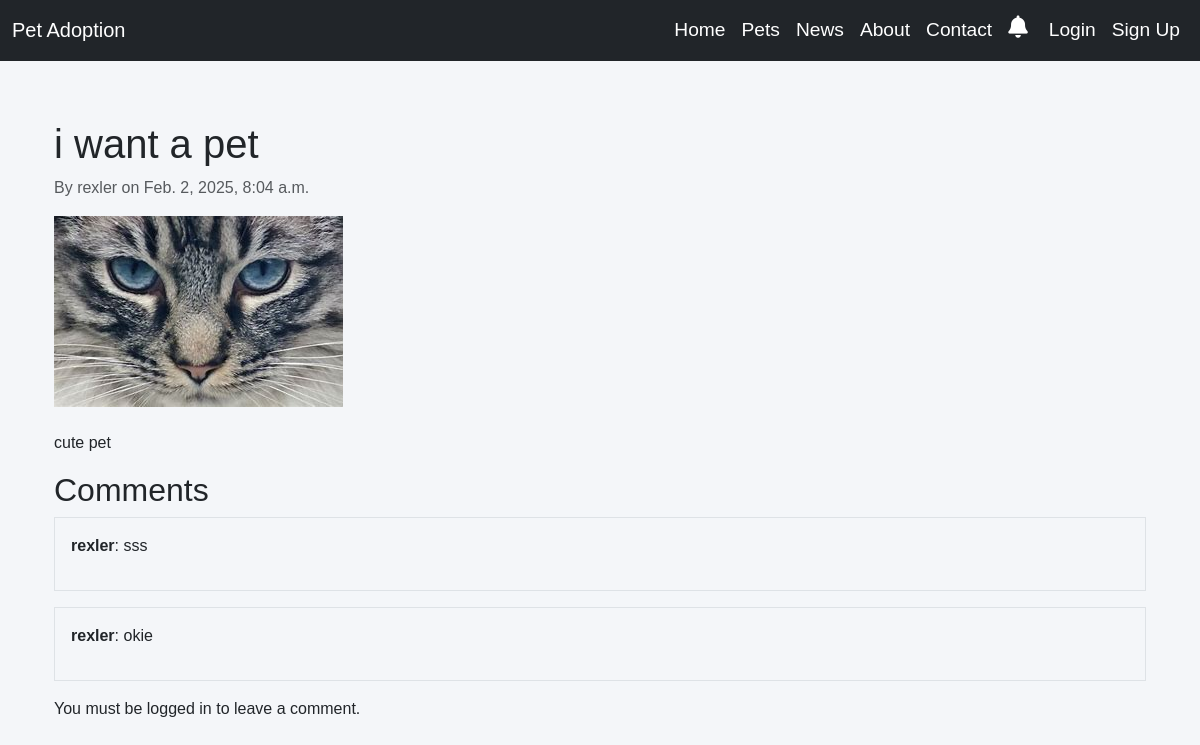
The app's page /posts/1/ with its own data.
### app/models.py (models this page shows, shortened)
class Post(models.Model):
    title = models.CharField(max_length=100)
    author = models.ForeignKey(settings.AUTH_USER_MODEL, on_delete=models.CASCADE)
    body = models.TextField()
    post_image = models.ImageField(upload_to='media/', null=True, blank=True)
    post_categories = models.CharField(max_length=100)
    date_posted = models.DateTimeField(auto_now_add=True)

class Comment(models.Model):
    post = models.ForeignKey(Post, on_delete=models.CASCADE)
    author = models.ForeignKey(settings.AUTH_USER_MODEL, on_delete=models.CASCADE)
    body = models.TextField()
    date_created = models.DateTimeField(auto_now_add=True)

### accounts/models.py (models this page shows, shortened)
class CustomUser(AbstractUser):
    age = models.IntegerField(null=True, blank=True)
    gender = models.CharField(max_length=10,  choices=[
            ('Male', 'Male'),
            ('Female', 'Female'),
            ('Other', 'Other'),
        ],)
    phone_number = models.CharField(max_length=15)
    image = models.ImageField(upload_to='profile_images/', blank=True, null=True, default='profile_images/default_profile.jpg')
    def __str__(self):
        return self.username

### app/views.py (the view)
# urls.py: path('posts/<int:pk>/', PostDetailView.as_view(), name='post_detail'),
class PostDetailView(DetailView):
    model = Post
    template_name = 'news/post_detail.html'
    context_object_name = 'post'
    def get_context_data(self, **kwargs):
        context = super().get_context_data(**kwargs)
        post = self.object  # The post instance
        if self.request.user.is_authenticated:
            context['comment_form'] = CommentCreateForm(initial={'post': post})
        context['comments'] = post.comment_set.all()  # This directly fetches comments related to the post
        return context
    def post(self, request, *args, **kwargs):
        post = self.get_object()  # Get the post based on the URL
        comment_form = CommentCreateForm(request.POST)
        if comment_form.is_valid():
            comment = comment_form.save(commit=False)
            comment.author = request.user
            comment.post = post
            comment.save()
            return redirect('post_detail', pk=post.pk)  # Redirect back to the post detail page
        return self.render_to_response(self.get_context_data(comment_form=comment_form))

### app/context_processors.py (called while the page is built)
def notification_count(request):
    if request.user.is_authenticated:
        unread_count = Notification.objects.filter(
            Q(sender=request.user) | Q(recipient=request.user),
            is_read=False
        ).count()
    else:
        unread_count = 0
    return {'unread_notifications_count': unread_count}

### app/templates/news/post_detail.html (shortened to what this page needs)
{% extends 'app/base.html' %}
{% block content %}
  <div class="container mt-4">
    <h1>{{ post.title }}</h1>
    <p class="text-muted">By {{ post.author }} on {{ post.date_posted }}</p>
    {% if post.post_image %}
      <div class="mb-4">
        <img src="{{ post.post_image.url }}" class="img-fluid" alt="Post image">
      </div>
    {% endif %}
    <p>{{ post.body }}</p>
    <h2>Comments</h2>
    {% for comment in comments %}
      <div class="border p-3 mb-3">
        <p><strong>{{ comment.author.username }}</strong>:
          {{ comment.body|truncatechars:80 }}
        </p>
      </div>
    {% empty %}
      <p>No comments yet.</p>
    {% endfor %}
    {% if user.is_authenticated %}
      <h3>Leave a comment</h3>
      <form method="post">
        {% csrf_token %}
        <div class="mb-3">
          <label for="comment_body" class="form-label">Comment</label>
          <textarea name="body" class="form-control" id="comment_body" rows="3" placeholder="Your comments...."></textarea>
        </div>
        <button type="submit" class="btn btn-primary" id="submit_comment">Post Comment</button>
      </form>
    {% else %}
      <p>You must be logged in to leave a comment.</p>
    {% endif %}
  </div>
{% endblock %}

### static/css/base.css (style rules this page uses)
body { font-family: 'Arial', sans-serif; background-color: #f4f6f9; margin: 0; padding: 0; }

### records on screen
Post: title "i want a pet", author "rexler", date_posted "Feb. 2, 2025, 8:04 a.m.", post_image (picture), body "cute pet"
Comment: author.username "rexler", body "sss"
Comment: author.username "rexler", body "okie"
